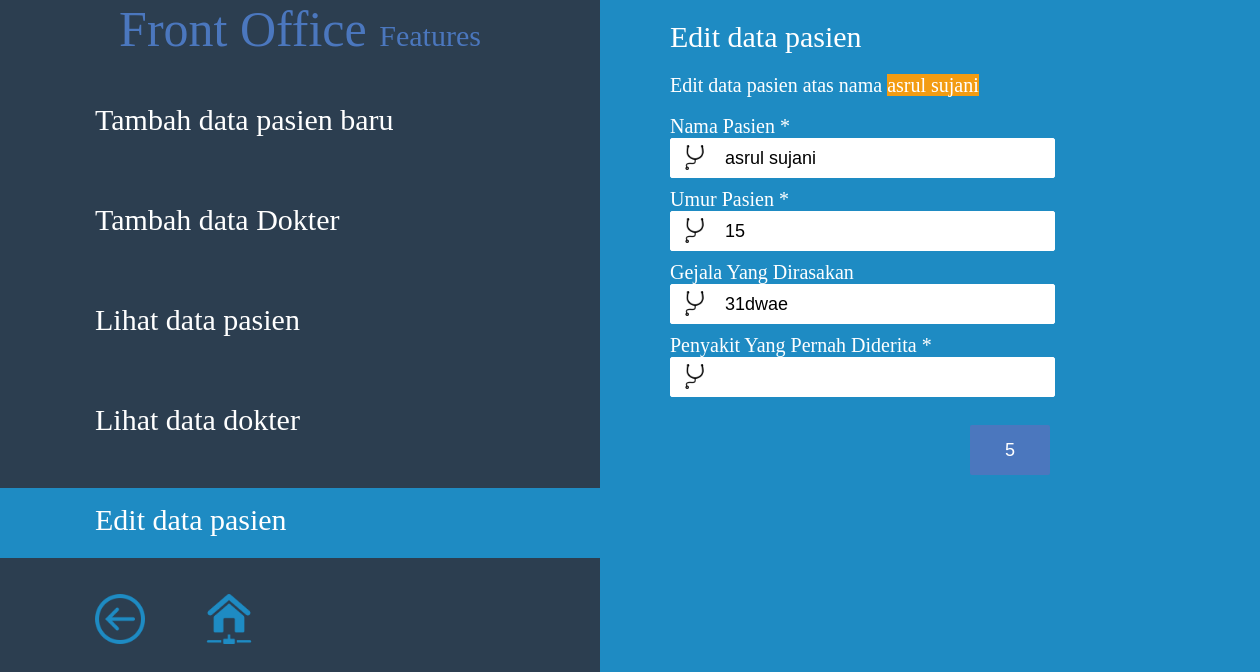
The app's page /p/edit.php?idpasien=5 with its own data.
### tables this page shows
CREATE TABLE IF NOT EXISTS `databaru` (
  `id` int(11) NOT NULL AUTO_INCREMENT,
  `username` varchar(50) NOT NULL,
  `nama` varchar(100) NOT NULL,
  `umur` int(50) NOT NULL,
  `jeniskelamin` varchar(50) NOT NULL,
  `gejala` text NOT NULL,
  `penyakitsebelum` text NOT NULL,
  `golongandarah` varchar(2) NOT NULL,
  `type` varchar(50) NOT NULL,
  PRIMARY KEY (`id`)
);

### p/edit.php (the view, shortened to what this page needs)
<?php
$id = (int) $_GET['idpasien'];
$sql = "select * from databaru where id='$id'";
$result = mysql_query($sql);
$tampil = mysql_fetch_array($result);
?>
<html>
<head>
	<link rel="stylesheet" type="text/css" href="../style.css">
</head>
<body id='fitur'>
	<div id='menukiri'>
		<center><font class='b' style='color:#4B77BE;'> Front Office <font class='k' style='color:#4B77BE;'>Features</font> </font></center>
		<a href='pasienbaru.php'>
		<div class='menukiri1'>
			<font class='k' style='margin-left:95px;margin-top:15px;display:inline-block;'>Tambah data pasien baru</font>
		</div>
		</a>
		<a href='dokter.php'><div class='menukiri1'>
			<font class='k' style='margin-left:95px;margin-top:15px;display:inline-block;'>Tambah data Dokter</font>
		</div>
		</a>
		<a href='lihatdata.php'>
		<div class='menukiri1'>
			<font class='k' style='margin-left:95px;margin-top:15px;display:inline-block;'>Lihat data pasien</font>
		</div>
		</a>
		<a href='lihatdokter.php'>
		<div class='menukiri1'>
			<font class='k' style='margin-left:95px;margin-top:15px;display:inline-block;'>Lihat data dokter</font>
		</div>
		</a>
		<a href='editdata.php'>
		<div class='menukiri1-active'>
			<font class='k' style='margin-left:95px;margin-top:15px;display:inline-block;'>Edit data pasien</font>
		</div>
		</a>
		<br><br>
		<a href="javascript:history.back()"><img src='../img/back.png' height='50' style='margin-left:95px;'></a>
		<a href="frontoffice.php"><img src='../img/home.png' height='50' style='margin-left:55px;'></a>
	</div>
	<div id='kanan'>
		<font class='k' style='color:white;margin-top:20px;margin-left:20px;display:inline-block;'>Edit data pasien</font><br>
		<font class='sk' style='color:white;margin-top:20px;margin-left:20px;display:inline-block;'>Edit data pasien atas nama <span class='yellow'><?php echo $tampil['nama']; ?></span></font><br><br>
		<form action='' method='post'>
		<label for='nama'><font class='sk' style='color:white;margin-left:20px;display:inline-block;'>Nama Pasien *</font></label>
		<br><input name='nama' type='text' id='lainlain' value='<?php echo $tampil['nama']; ?>'><br>
		<label for='umur'><font class='sk' style='color:white;margin-left:20px;display:inline-block;'>Umur Pasien *</font></label>
		<br><input name='umur' type='text' id='lainlain' value='<?php echo $tampil['umur']; ?>'><br>
		<label for='gejala'><font class='sk' style='color:white;margin-left:20px;display:inline-block;'>Gejala Yang Dirasakan</font></label>
		<br><input name='gejala' type='text' id='lainlain' value='<?php echo $tampil['gejala']; ?>'><br>
		<label for='penyakitsebelum'><font class='sk' style='color:white;margin-left:20px;display:inline-block;'>Penyakit Yang Pernah Diderita *</font></label>
		<br><input name='penyakitsebelum' type='text' id='lainlain' value='<?php echo $tampil['penyakitsebelum']; ?>'><br>
		<br>
		<input type='submit' name='id' id='submit2' value='<?php echo $tampil['id']; ?>'>
		</form>
	</div>
</body>
</html>

### style.css (style rules this page uses)
body { margin: 0; background: #0A5BC4; font-family: 'Century Gothic'; }
#fitur { background:#1E8BC3; }
a { color:white; text-decoration: none; }
font { color:white; font-family: 'Century Gothic'; }
font.sk { font-size: 20px; }
font.k { font-size: 30px; }
font.b { font-size: 50px; }
#lainlain { width:385px; height:40px; margin-left: 20px; border-width:1px; color:black; font-family: Helvetica, Arial, sans-serif; font-weight:500; font-size: 18px; border-radius: 2px; line-height: 22px; background-color: white; padding: 13px 13px 13px 54px; margin-bottom: 10px; -webkit-box-sizing: border-box; -moz-box-sizing: border-box; -ms-box-sizing: border-box; box-sizing: border-box; border: 1px solid white; background-image: url(img/lainlain.png); background-size: 25px 25px; background-position: 11px 6px; background-repeat: no-repeat; }
#submit2 { width:80px; height:50px; border-width:1px; color:white; float: right; margin-right: 200px; font-family: Helvetica, Arial, sans-serif; font-weight:500; font-size: 18px; border-radius: 2px; line-height: 22px; background-color: #4B77BE; -webkit-box-sizing: border-box; -moz-box-sizing: border-box; -ms-box-sizing: border-box; box-sizing: border-box; border:none; }
#menukiri { width: 600px; height: 100%; background:#2C3E50; float: left; position: fixed; }
.menukiri1 { width:100%; height: 70px; margin-top: 30px; }
.menukiri1-active { width:100%; height: 70px; background-color:#1E8BC3; margin-top: 30px; }
#kanan { width:600px; height:100%; background:#1E8BC3; margin-left:650px; }
.yellow { background-color: #f39c12; }

### records on screen
databaru: nama "asrul sujani", umur "15", gejala "31dwae", id "5"
